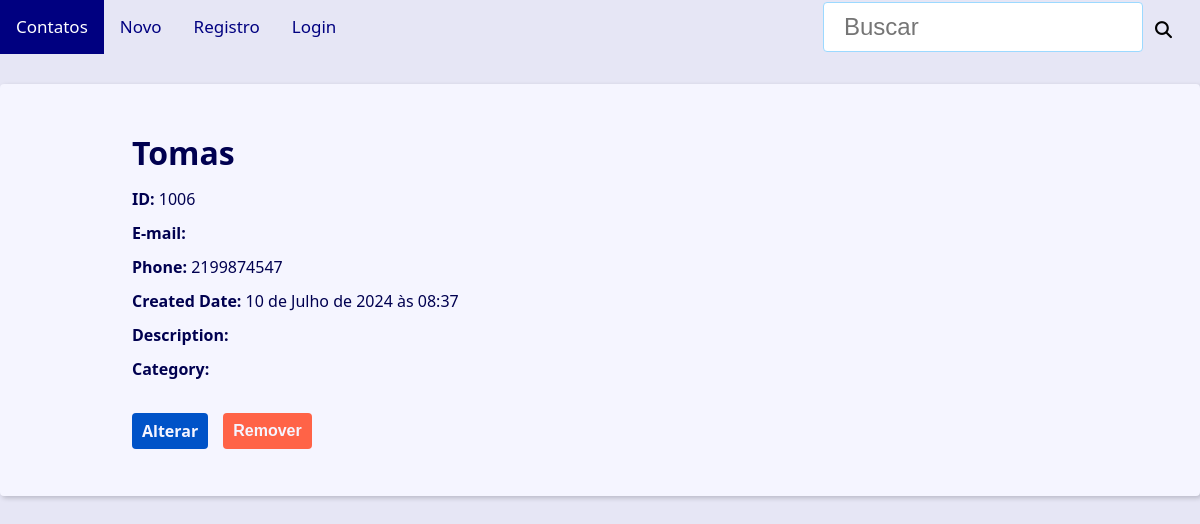
The app's page /1006/ with its own data.
### contact/models.py (models this page shows, shortened)
class Contact(models.Model):
    first_name = models.CharField(max_length=50)
    last_name = models.CharField(max_length=50, blank=True)
    phone = models.CharField(max_length=50)
    email = models.EmailField(max_length=254, blank=True, verbose_name='E-mail')
    created_date = models.DateTimeField(default=timezone.now)
    description = models.TextField(blank=True, verbose_name='Descrição')
    show = models.BooleanField(default=True)
    picture = models.ImageField(blank=True, upload_to='pictures/%Y/%m/', verbose_name='Imagem')
    owner = models.ForeignKey(
        User,
        on_delete=models.SET_NULL,
        blank=True, null=True
    )
    category = models.ForeignKey(
        Category,
        on_delete=models.SET_NULL,
        blank=True,
        null=True,
        verbose_name='Categoria'
    )

### contact/views/contact_views.py (the view)
# urls.py: path('<int:contact_id>/', views.contact, name='contact'),
def contact(request, contact_id):
    single_contact = get_object_or_404(
        Contact, pk=contact_id, show=True
    )
    site_title = f'{single_contact.first_name} {single_contact.last_name}'
    context = {
        'contact': single_contact,
        'site_title' : ' - ' + site_title
    }
    return render(
        request,
        'contact/contact.html',
        context
    )

### contact/templates/contact/contact.html (shortened to what this page needs)
{% extends 'global/base.html' %}
{% block content %}
  <div class="single-contact">
    <h1 class="single-contact-name">
      {{ contact.first_name }} {{ contact.last_name }}
    </h1>
    <p><b>ID:</b> {{ contact.id }}</p>
    <p><b>E-mail:</b> {{ contact.email }}</p>
    <p><b>Phone:</b> {{ contact.phone }}</p>
    <p><b>Created Date:</b> {{ contact.created_date }}</p>
    <p><b>Description:</b> {{ contact.description }}</p>
    <p><b>Category:</b> {{ contact.category.name }}</p>
    <div class="contact-links">
      <a class="btn btn-link" href="{% url 'contact:update' contact.id %}">Alterar</a>
      <form action="{% url 'contact:delete' contact.id %}" method="POST">
        {% if confirmation == 'no' %}
          <input type="hidden" name="confirmation" value="yes">
          <button class="btn btn-link btn-delete" type="submit">Confirma?</button>
        {% else %}
          <button class="btn btn-link btn-delete" type="submit">Remover</button>
        {% endif %}
      </form>
    </div>
  </div>
{% endblock content %}

### base/static/global/css/style.css (style rules this page uses)
:root { --spacing: 1.5rem; --link-dark-color: rgb(0, 83, 200); --link-light-color: rgb(156, 217, 255); --clr-white: rgb(245, 245, 255); --clr-blue: rgb(0, 0, 80); --clr-light-gray: rgb(230, 230, 245); --clr-dark-shadow-5: rgba(0, 0, 10, 5%); --clr-dark-shadow-10: rgba(0, 0, 10, 10%); --clr-dark-shadow-20: rgba(0, 0, 10, 20%); --clr-light-shadow-5: rgba(200, 200, 255, 5%); --clr-light-shadow-10: rgba(200, 200, 255, 20%); --clr-light-shadow-20: rgba(200, 200, 255, 20%); --main-page-width: 120rem; --table-min-width: 60rem; --biggest-font-size: 5rem; --bigger-font-size: 4rem; --big-font-size: 3.2rem; --medium-font-size: 2.4rem; --small-font-size: 1.6rem; --smaller-font-size: 1.4rem; --smallest-font-size: 1.2rem; --transition-fast: 300ms; --transition-medium: 600ms; --transition-slow: 1s; --default-border-radius: 4px; }
*, *::before, *::after { margin: 0; padding: 0; box-sizing: border-box; }
html { font-size: 62.5%; }
body { font-family: system-ui, -apple-system, BlinkMacSystemFont, 'Segoe UI', Roboto, Oxygen, Ubuntu, Cantarell, 'Open Sans', 'Helvetica Neue', sans-serif; line-height: 1.5; font-size: var(--small-font-size); color: var(--clr-blue); -webkit-font-smoothing: antialiased; background: var(--clr-light-gray); }
@media (min-width: 600px) { .single-contact { max-width: 80%; margin: calc(var(--spacing) * 2) auto; } }
.single-contact h1 { margin: 1rem 0; }
.single-contact p { margin: 1rem 0; }
.btn { background-color: var(--link-dark-color); color: var(--clr-white); font-weight: bold; border: none; padding: 1rem 2rem; border-radius: var(--default-border-radius); cursor: pointer; transition: filter var(--transition-fast) ease-in-out; }
.contact-links { margin-block: calc(var(--small-font-size) * 2); display: flex; align-items: center; gap: 0 var(--spacing); }
.btn-link { font-size: var(--small-font-size); text-decoration: none; font-weight: bold; padding: 1rem; display: block; line-height: var(--small-font-size); }
.btn-delete { background: tomato; }

### records on screen
Contact: first_name "Tomas", id "1006", phone "2199874547", created_date "10 de Julho de 2024 às 08:37"
